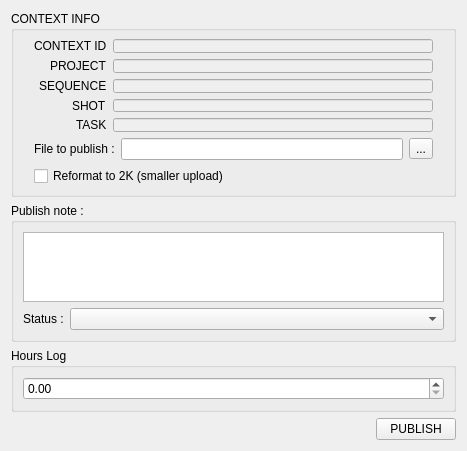
<?xml version="1.0" encoding="UTF-8"?>
<ui version="4.0">
 <class>Form</class>
 <widget class="QWidget" name="Form">
  <property name="geometry">
   <rect>
    <x>0</x>
    <y>0</y>
    <width>467</width>
    <height>451</height>
   </rect>
  </property>
  <property name="minimumSize">
   <size>
    <width>467</width>
    <height>441</height>
   </size>
  </property>
  <property name="windowTitle">
   <string>Publisher</string>
  </property>
  <layout class="QVBoxLayout" name="verticalLayout">
   <item>
    <widget class="QGroupBox" name="groupBox">
     <property name="sizePolicy">
      <sizepolicy hsizetype="Preferred" vsizetype="Minimum">
       <horstretch>0</horstretch>
       <verstretch>0</verstretch>
      </sizepolicy>
     </property>
     <property name="title">
      <string>CONTEXT INFO</string>
     </property>
     <layout class="QVBoxLayout" name="verticalLayout_2">
      <property name="leftMargin">
       <number>20</number>
      </property>
      <property name="topMargin">
       <number>8</number>
      </property>
      <property name="rightMargin">
       <number>20</number>
      </property>
      <property name="bottomMargin">
       <number>8</number>
      </property>
      <item>
       <layout class="QFormLayout" name="formLayout">
        <property name="labelAlignment">
         <set>Qt::AlignRight|Qt::AlignTrailing|Qt::AlignVCenter</set>
        </property>
        <item row="0" column="0">
         <widget class="QLabel" name="label">
          <property name="text">
           <string>CONTEXT ID</string>
          </property>
         </widget>
        </item>
        <item row="0" column="1">
         <widget class="QLineEdit" name="context">
          <property name="enabled">
           <bool>false</bool>
          </property>
         </widget>
        </item>
        <item row="1" column="0">
         <widget class="QLabel" name="label_3">
          <property name="text">
           <string>PROJECT</string>
          </property>
         </widget>
        </item>
        <item row="2" column="0">
         <widget class="QLabel" name="label_4">
          <property name="text">
           <string>SEQUENCE</string>
          </property>
         </widget>
        </item>
        <item row="3" column="0">
         <widget class="QLabel" name="label_5">
          <property name="text">
           <string>SHOT</string>
          </property>
         </widget>
        </item>
        <item row="4" column="0">
         <widget class="QLabel" name="label_7">
          <property name="text">
           <string>TASK</string>
          </property>
         </widget>
        </item>
        <item row="1" column="1">
         <widget class="QLineEdit" name="project">
          <property name="enabled">
           <bool>false</bool>
          </property>
         </widget>
        </item>
        <item row="2" column="1">
         <widget class="QLineEdit" name="sequence">
          <property name="enabled">
           <bool>false</bool>
          </property>
         </widget>
        </item>
        <item row="3" column="1">
         <widget class="QLineEdit" name="shot">
          <property name="enabled">
           <bool>false</bool>
          </property>
         </widget>
        </item>
        <item row="4" column="1">
         <widget class="QLineEdit" name="task">
          <property name="enabled">
           <bool>false</bool>
          </property>
         </widget>
        </item>
       </layout>
      </item>
      <item>
       <layout class="QHBoxLayout" name="horizontalLayout_3">
        <property name="sizeConstraint">
         <enum>QLayout::SetNoConstraint</enum>
        </property>
        <item>
         <widget class="QLabel" name="label_6">
          <property name="sizePolicy">
           <sizepolicy hsizetype="Maximum" vsizetype="Preferred">
            <horstretch>0</horstretch>
            <verstretch>0</verstretch>
           </sizepolicy>
          </property>
          <property name="text">
           <string>File to publish :</string>
          </property>
         </widget>
        </item>
        <item>
         <widget class="QLineEdit" name="publish_file_path">
          <property name="enabled">
           <bool>true</bool>
          </property>
         </widget>
        </item>
        <item>
         <widget class="QToolButton" name="select_publish_file_button">
          <property name="text">
           <string>...</string>
          </property>
         </widget>
        </item>
       </layout>
      </item>
      <item>
       <widget class="QCheckBox" name="reformat_checkbox">
        <property name="text">
         <string>Reformat to 2K (smaller upload)</string>
        </property>
       </widget>
      </item>
     </layout>
    </widget>
   </item>
   <item>
    <widget class="QGroupBox" name="groupBox_2">
     <property name="title">
      <string>Publish note :</string>
     </property>
     <layout class="QVBoxLayout" name="verticalLayout_3">
      <item>
       <widget class="QPlainTextEdit" name="publish_note"/>
      </item>
      <item>
       <layout class="QHBoxLayout" name="horizontalLayout_4">
        <property name="sizeConstraint">
         <enum>QLayout::SetNoConstraint</enum>
        </property>
        <item>
         <widget class="QLabel" name="label_8">
          <property name="sizePolicy">
           <sizepolicy hsizetype="Maximum" vsizetype="Preferred">
            <horstretch>0</horstretch>
            <verstretch>0</verstretch>
           </sizepolicy>
          </property>
          <property name="text">
           <string>Status :</string>
          </property>
         </widget>
        </item>
        <item>
         <widget class="QComboBox" name="t_task_stat"/>
        </item>
       </layout>
      </item>
     </layout>
    </widget>
   </item>
   <item>
    <widget class="QGroupBox" name="groupBox_3">
     <property name="title">
      <string>Hours Log</string>
     </property>
     <layout class="QVBoxLayout" name="verticalLayout_4">
      <item>
       <widget class="QDoubleSpinBox" name="hours_log_spinbox"/>
      </item>
     </layout>
    </widget>
   </item>
   <item alignment="Qt::AlignRight">
    <widget class="QPushButton" name="publish_button">
     <property name="sizePolicy">
      <sizepolicy hsizetype="Maximum" vsizetype="Fixed">
       <horstretch>0</horstretch>
       <verstretch>0</verstretch>
      </sizepolicy>
     </property>
     <property name="text">
      <string>PUBLISH</string>
     </property>
    </widget>
   </item>
  </layout>
 </widget>
 <resources/>
 <connections/>
</ui>
